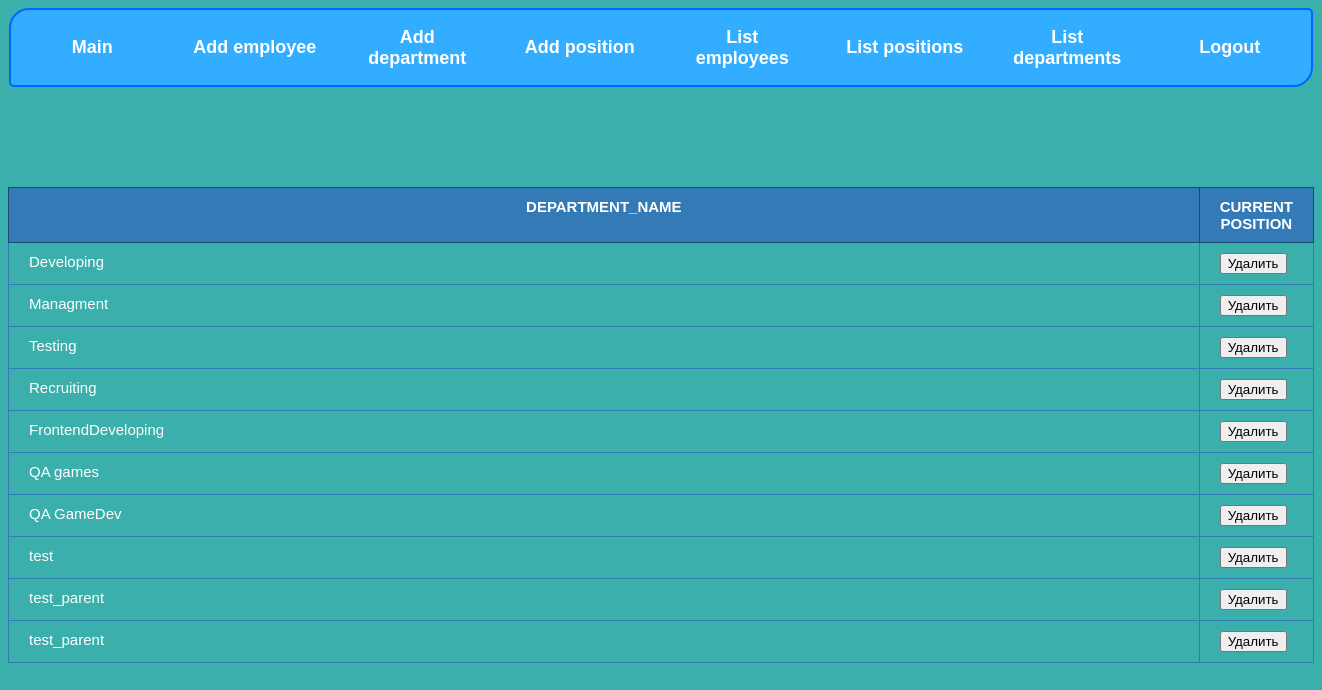
Before: /departments (signed in) with the older database file.
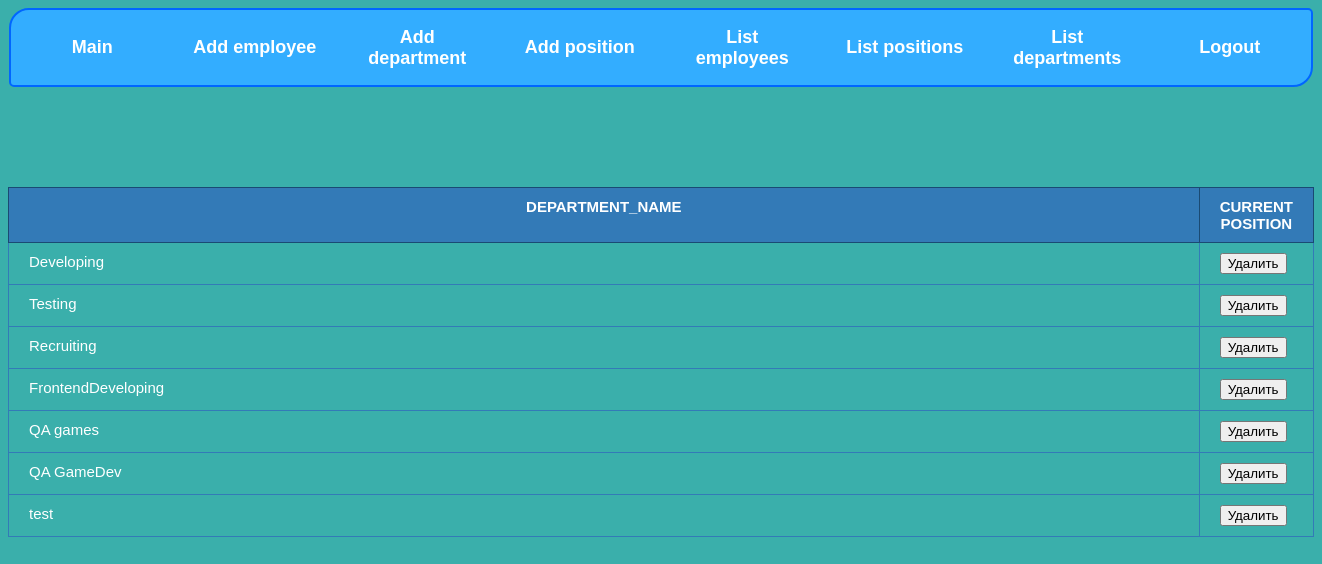
After: the same page with the newer database file.
### tables this page shows
CREATE TABLE department (id integer PRIMARY KEY AUTOINCREMENT, department_name varchar (255) NOT NULL, parent_id integer REFERENCES department (id) ON DELETE CASCADE REFERENCES department (id));

### app/routes.py (the view)
@app.route('/departments')
@login_required
def list_departments() -> Response:
    department = new_db.select_requests('SELECT * FROM department')
    return render_template('list view/list_department.html', department=department)

### app/db.py (called while the page is built)
def get_db():
    if 'db' not in g:
        g.db = sqlite3.connect(
            current_app.config['DATABASE'],
            detect_types=sqlite3.PARSE_DECLTYPES
        )
        g.db.row_factory = sqlite3.Row
    return g.db

@app.teardown_appcontext
def close_connection(exception):
    db = getattr(g, '_database', None)
    if db is not None:
        db.close()

def select_requests(command: str) -> typing.List[sqlite3.Row]:
    data = get_db()
    select = data.execute(command).fetchall()
    return select

### app/routes.py (called while the page is built)
def login_required(view: typing.Any) -> typing.Any:
    @functools.wraps(view)
    def wrapped_view(**kwargs):
        if g.user is None:
            return redirect('/login')
        return view(**kwargs)
    return wrapped_view

@app.before_request
def load_logged_in_user():
    user_id = session.get('user_id')
    if user_id is None:
        g.user = None
    else:
        g.user = new_db.get_db().execute(
            'SELECT * FROM user WHERE id = ?', (user_id,)
        ).fetchone()

### app/templates/list view/list_department.html
{% extends 'main.html' %}
{% block static %}
<link rel="stylesheet" href="{{ url_for('static', filename='table.css') }}">
{% endblock %}
{% block content %}
<table class="resp-tab">
    <thead>
    <tr>
        <th>department_name</th>
        <th>current position</th>
    </tr>
    </thead>
    {% for dep in department %}
    <tbody>
    <tr>
        <td>{{ dep['department_name'] }}</td>
        <td style="width: 70px;">
            <button class="test"><a href="{{ url_for('delete_department', department_id=dep['id']) }}">Удалить</a></button>
        </td>
    </tr>
    </tbody>
    {% endfor %}
</table>
{% endblock %}

Changed rows visible on the page:
removed department: department_name "Managment"
removed department: department_name "test_parent"
removed department: department_name "test_parent"
